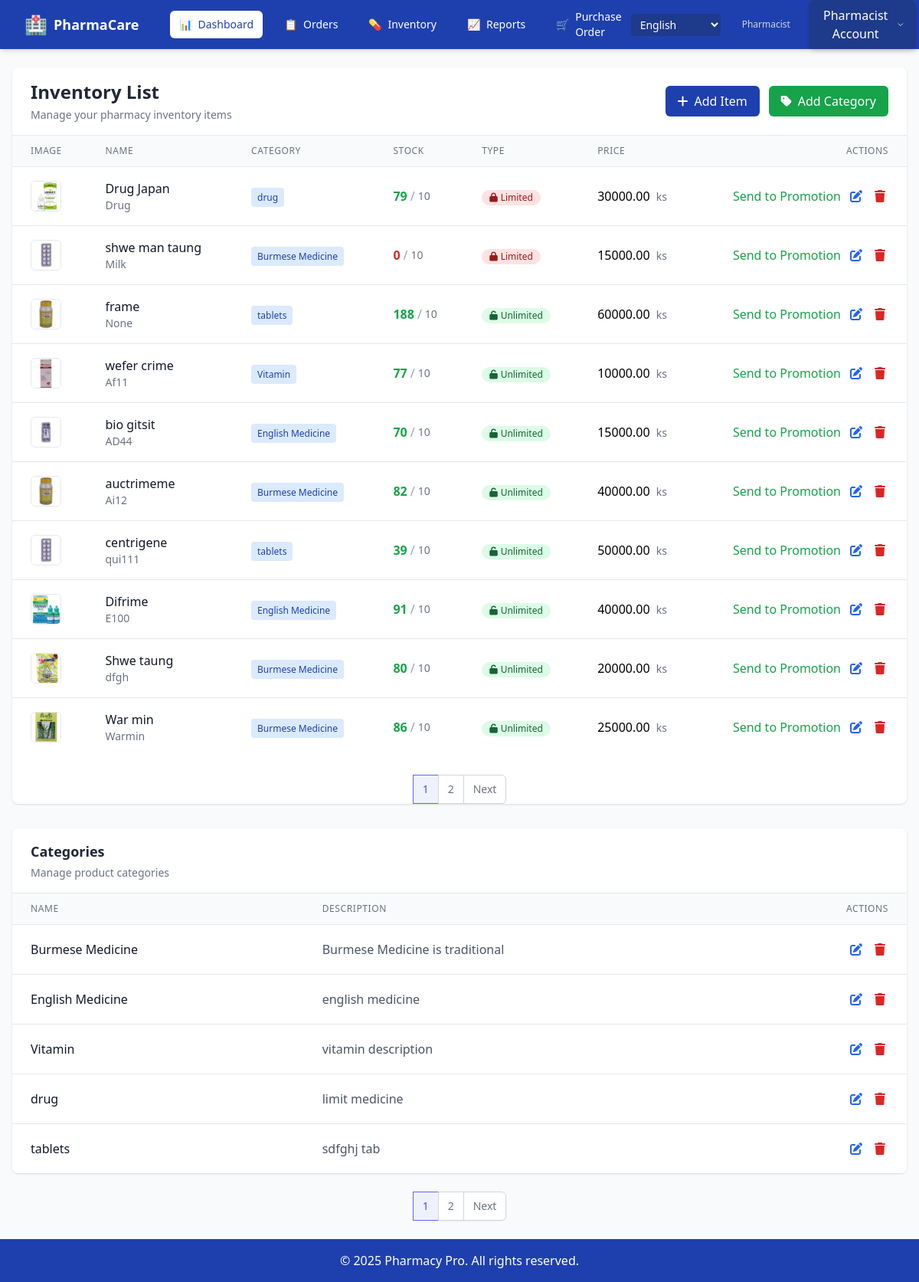
Page /en/inventory_view/ (signed in) on the earlier database version.
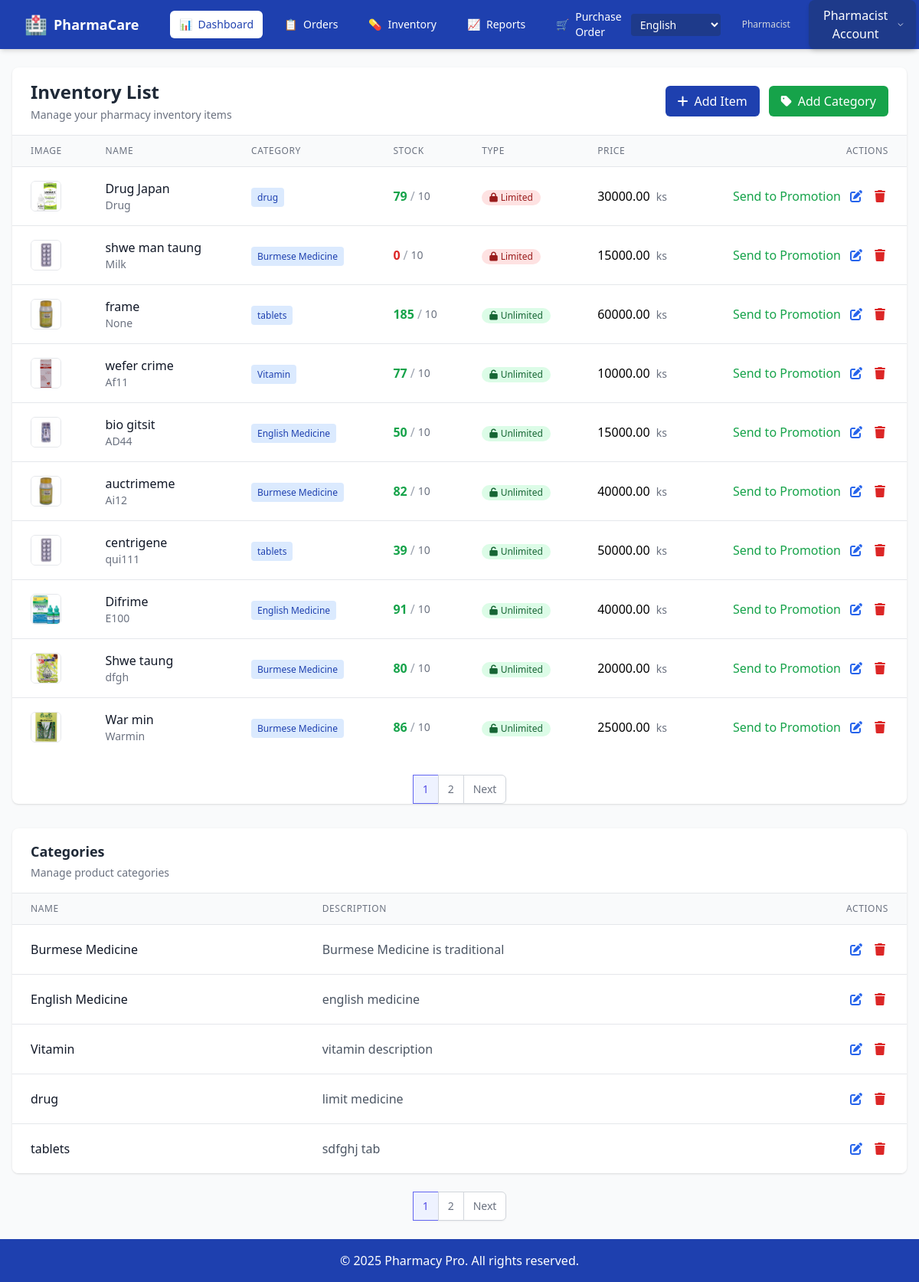
Same page on the later database version.
### ourapp/models.py (models this page shows, shortened)
class Item(models.Model):
    category = models.ForeignKey(Category, on_delete=models.CASCADE, verbose_name=_("Category"))
    item_photo = models.ImageField(upload_to='photos', verbose_name=_("Photo"))
    primary_supplier = models.ForeignKey(Supplier, on_delete=models.CASCADE, blank=True, null=True, verbose_name=_("Primary Supplier"))
    strength = models.CharField(max_length=50, blank=True, null=True, verbose_name=_("Strength"))
    item_name = models.CharField(max_length=255, verbose_name=_("Item Name"))
    item_quantity = models.PositiveIntegerField(verbose_name=_("Quantity"))
    item_price = models.PositiveIntegerField(verbose_name=_("Selling Price"))
    purcharse_price = models.PositiveIntegerField(default=0, verbose_name=_("Purchase Price"))
    reorder_level = models.PositiveIntegerField(default=0, blank=True, null=True, verbose_name=_("Reorder Level"))
    item_description = models.TextField(verbose_name=_("Description"))
    exp_date = models.DateField(verbose_name=_("Expiry Date"))
    brand_name = models.CharField(max_length=255, blank=True, null=True, verbose_name=_("Brand Name"))
    batch_number = models.CharField(max_length=100, blank=True, null=True, verbose_name=_("Batch Number"))
    stock_minimum = models.PositiveIntegerField(default=10, verbose_name=_("Minimum Stock"))
    is_limited = models.BooleanField(default=False, verbose_name=_("Limited Stock"))
    max_quantity = models.PositiveIntegerField(default=5, verbose_name=_("Maximum Quantity"))
    last_ordered = models.DateField(blank=True, null=True, verbose_name=_("Last Ordered"))
    @property
    def get_days_to_expire(self):
        if self.exp_date:
            return (self.exp_date - date.today()).days
        return None

class Category(models.Model):
    name = models.CharField(max_length=100, unique=True, verbose_name=_("Name"))
    description = models.TextField(blank=True, null=True, verbose_name=_("Description"))

### ourapp/views.py (the view, shortened to what this page needs)
# urls.py: path('inventory_view/', inventory_view, name='inventory_view'),
@login_required
def inventory_view(request):
    if request.user.userprofile.role != 'pharmacist':
        messages.error(request, "You do not have permission to access this page.")
        return redirect('login')
    filter_type = request.GET.get('filter')           # None | 'low' | 'expiring'
    expiring_days = request.GET.get('days') or 90     # expiring window days
    try:
        expiring_days = int(expiring_days)
        if expiring_days <= 0:
            expiring_days = 90
    except ValueError:
        expiring_days = 90
    focus_id = request.GET.get('focus_id')            # item id to focus & jump
    items_page_number = request.GET.get('items_page') # main items page
    categories_page_number = request.GET.get('categories_page')
    items_queryset = Item.objects.all().order_by('-id')
    if filter_type == 'low':
        items_queryset = items_queryset.filter(item_quantity__lt=10)
    elif filter_type == 'expiring':
        today = datetime.date.today()
        items_queryset = items_queryset.filter(exp_date__lte=today + datetime.timedelta(days=expiring_days))
    for it in items_queryset:
        it.days_left = (it.exp_date - datetime.date.today()).days if it.exp_date else None
    categories_queryset = Category.objects.all().order_by('name')
    per_page = 10
    items_paginator = Paginator(items_queryset, per_page)
    items = items_paginator.get_page(items_page_number)
    categories_paginator = Paginator(categories_queryset, 5)
    categories = categories_paginator.get_page(categories_page_number)
    low_stock_queryset = Item.objects.filter(item_quantity__lt=10).order_by('item_quantity')
    low_stock_paginator = Paginator(low_stock_queryset, 5)
    low_stock_page_number = request.GET.get('low_stock_page')
    low_stock_items = low_stock_paginator.get_page(low_stock_page_number)
    low_stock_count = low_stock_queryset.count()
    today = datetime.date.today()
    expiring_queryset = Item.objects.filter(exp_date__lte=today + datetime.timedelta(days=90)).order_by('exp_date')
    expiring_paginator = Paginator(expiring_queryset, 5)
    expiring_page_number = request.GET.get('expiring_page')
    expiring_items = expiring_paginator.get_page(expiring_page_number)
    expiring_count = expiring_queryset.count()
    qd = request.GET.copy()
    for key in ['items_page', 'categories_page', 'low_stock_page', 'expiring_page']:
        if key in qd:
            del qd[key]
    qs = qd.urlencode()  # e.g. "filter=low&focus_id=123"
    return render(request, 'inventory.html', {
        'items': items,
        'categories': categories,
        'low_stock_items': low_stock_items,
        'low_stock_count': low_stock_count,
        'expiring_items': expiring_items,
        'expiring_count': expiring_count,
        'filter_type': filter_type,
        'expiring_days': expiring_days,
        'qs': qs,  # use this to append to pagination links
    })

### ourapp/context_processors.py (called while the page is built)
def expiry_alert_items(request):
    if request.user.is_authenticated and hasattr(request.user, 'userprofile'):
        if request.user.userprofile.role == 'pharmacist':
            today = date.today()
            threshold_date = today + timedelta(days=90)
            expiring_items = Item.objects.filter(exp_date__lte=threshold_date, exp_date__gte=today).order_by('exp_date')
            return {'expiring_items': expiring_items}
    return {}

### templates/inventory.html (shortened to what the changed rows need)
{% load i18n %}
<!DOCTYPE html>
<html lang="en">
<head>
    <link href="https://cdnjs.cloudflare.com/ajax/libs/font-awesome/6.4.0/css/all.min.css" rel="stylesheet" />
    <script src="https://cdn.tailwindcss.com"></script>
</head>
<body class="bg-gray-50 flex flex-col min-h-screen">
    <main class="w-full mx-auto px-4 py-6 max-w-7xl">
        <div class="bg-white shadow rounded-lg overflow-hidden mb-8">
            <div
                class="px-6 py-4 border-b border-gray-200 flex flex-col sm:flex-row justify-between items-start sm:items-center gap-4">
                <div>
                    <h2 class="text-xl sm:text-2xl font-bold text-gray-800">{% trans "Inventory List" %}</h2>
                </div>
            </div>
            <div class="overflow-x-auto">
                <table class="min-w-full divide-y divide-gray-200">
                    <thead class="bg-gray-50">
                        <tr>
                            <th class="px-6 py-3 text-left text-xs font-medium text-gray-500 uppercase tracking-wider">
                                {% trans "Image" %}</th>
                            <th class="px-6 py-3 text-left text-xs font-medium text-gray-500 uppercase tracking-wider">
                                {% trans "Name" %}</th>
                            <th class="px-6 py-3 text-left text-xs font-medium text-gray-500 uppercase tracking-wider">
                                {% trans "Category" %}</th>
                            <th class="px-6 py-3 text-left text-xs font-medium text-gray-500 uppercase tracking-wider">
                                {% trans "Stock" %}</th>
                            <th class="px-6 py-3 text-left text-xs font-medium text-gray-500 uppercase tracking-wider">
                                {% trans "Type" %}</th>
                            <th class="px-6 py-3 text-left text-xs font-medium text-gray-500 uppercase tracking-wider">
                                {% trans "Price" %}</th>
                            <th class="px-6 py-3 text-right text-xs font-medium text-gray-500 uppercase tracking-wider">
                                {% trans "Actions" %}</th>
                        </tr>
                    </thead>
                    <tbody class="bg-white divide-y divide-gray-200">
                        {% for item in items %}
                        <tr class="hover:bg-gray-50 transition-colors" id="item_{{ item.id }}">
                            <td class="px-6 py-4 whitespace-nowrap" data-label="{% trans 'Image' %}">
                                {% if item.item_photo %}
                                <img alt="item image" class="w-10 h-10 rounded-md object-cover border border-gray-200"
                                    src="{{ item.item_photo.url }}" />
                                {% else %}
                                <div
                                    class="w-10 h-10 rounded-md bg-gray-100 flex items-center justify-center text-gray-400">
                                    <i class="fas fa-pills text-lg"></i>
                                </div>
                                {% endif %}
                            </td>
                            <td class="px-6 py-4 whitespace-nowrap" data-label="{% trans 'Name' %}">
                                <div class="font-medium text-gray-900">{{ item.item_name }}</div>
                                {% if item.brand_name %}
                                <div class="text-sm text-gray-500">{{ item.brand_name }}</div>
                                {% endif %}
                            </td>
                            <td class="px-6 py-4 whitespace-nowrap" data-label="{% trans 'Category' %}">
                                <span class="px-2 py-1 text-xs font-medium rounded bg-blue-100 text-blue-800">{{ item.category.name }}</span>
                            </td>
                            <td class="px-6 py-4 whitespace-nowrap" data-label="{% trans 'Stock' %}">
                                <div class="flex items-center">
                                    <span
                                        class="font-semibold {% if item.item_quantity <= 0 %}text-red-600{% elif item.item_quantity < item.stock_minimum %}text-yellow-600{% else %}text-green-600{% endif %}">
                                        {{ item.item_quantity }}
                                    </span>
                                    <span class="mx-1 text-gray-400">/</span>
                                    <span class="text-sm text-gray-500">{{ item.stock_minimum }}</span>
                                </div>
                            </td>
                            <td class="px-6 py-4 whitespace-nowrap" data-label="{% trans 'Type' %}">
                                {% if item.is_limited %}
                                <span
                                    class="inline-flex items-center px-2.5 py-0.5 rounded-full text-xs font-medium bg-red-100 text-red-800">
                                    <i class="fas fa-lock mr-1 text-xs"></i> {% trans "Limited" %}
                                </span>
                                {% else %}
                                <span
                                    class="inline-flex items-center px-2.5 py-0.5 rounded-full text-xs font-medium bg-green-100 text-green-800">
                                    <i class="fas fa-unlock mr-1 text-xs"></i> {% trans "Unlimited" %}
                                </span>
                                {% endif %}
                            </td>
                            <td class="px-6 py-4 whitespace-nowrap" data-label="{% trans 'Price' %}">
                                <span class="font-medium">{{ item.item_price|floatformat:2 }}</span>
                                <span class="text-sm text-gray-500 ml-1">{% trans "ks" %}</span>
                            </td>
                            <td class="px-6 py-4 whitespace-nowrap text-right actions-cell">
                                <div class="flex justify-end space-x-2">
                                    <button onclick="openPromotionModal(
                                    {{ item.id }},
                                    '{{ item.item_name }}',
                                    '{{ item.exp_date|date:" Y-m-d" }}', '{{ item.get_days_to_expire }}'
                                        , '{{ item.item_quantity }}' )" class="text-green-600 hover:text-green-900">
                                        Send to Promotion
                                    </button>
                                    <button
                                        class="text-blue-600 hover:text-blue-900 edit-btn p-1 rounded hover:bg-blue-50 transition-colors"
                                        data-batch="{{ item.batch_number }}" data-brand="{{ item.brand_name }}"
                                        data-category="{{ item.category.id }}"
                                        data-description="{{ item.item_description }}"
                                        data-exp-date="{{ item.exp_date|date:'Y-m-d' }}" data-id="{{ item.id }}"
                                        data-is-limited="{{ item.is_limited|yesno:'true,false' }}"
                                        data-max-qty="{{ item.max_quantity }}" data-name="{{ item.item_name }}"
                                        data-photo-url="{% if item.item_photo %}{{ item.item_photo.url }}{% endif %}"
                                        data-price="{{ item.item_price }}"
                                        data-purchase-price="{{ item.purcharse_price }}"
                                        data-quantity="{{ item.item_quantity }}"
                                        data-stock-min="{{ item.stock_minimum }}">
                                        <i class="fas fa-edit"></i>
                                    </button>
                                    <button
                                        class="text-red-600 hover:text-red-900 delete-btn p-1 rounded hover:bg-red-50 transition-colors"
                                        data-id="{{ item.id }}">
                                        <i class="fas fa-trash"></i>
                                    </button>
                                </div>
                            </td>
                        </tr>
                        {% endfor %}
                    </tbody>
                </table>
            </div>
        </div>
        <div class="bg-white shadow rounded-lg overflow-hidden">
            <div class="overflow-x-auto">
                <table class="min-w-full divide-y divide-gray-200">
                    <thead class="bg-gray-50">
                        <tr>
                            <th class="px-6 py-3 text-left text-xs font-medium text-gray-500 uppercase tracking-wider">
                                {% trans "Name" %}</th>
                            <th class="px-6 py-3 text-left text-xs font-medium text-gray-500 uppercase tracking-wider">
                                {% trans "Description" %}</th>
                            <th class="px-6 py-3 text-right text-xs font-medium text-gray-500 uppercase tracking-wider">
                                {% trans "Actions" %}</th>
                        </tr>
                    </thead>
                </table>
            </div>
        </div>
    </main>
</body>
</html>

Differences in the rows shown:
changed Item "frame": item_quantity "188" → "185"
changed Item "bio gitsit": item_quantity "70" → "50"
